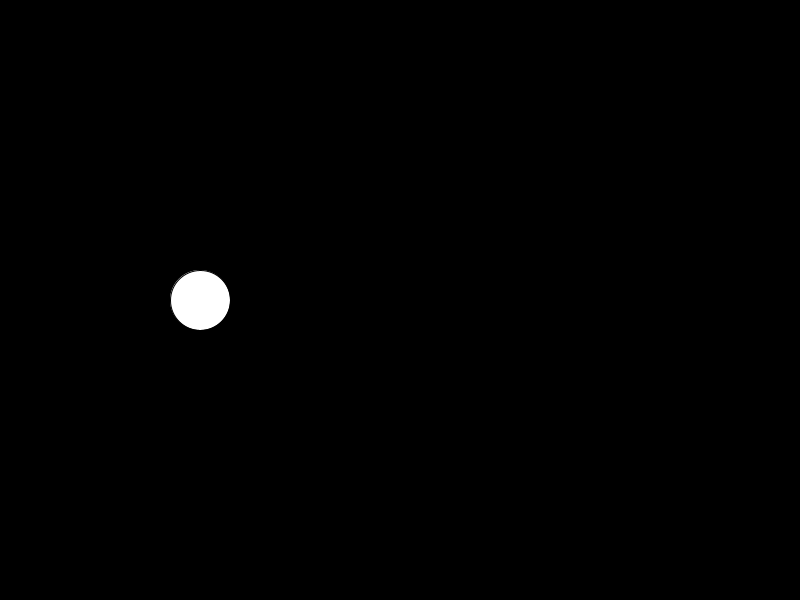
Frame 1 (no input)
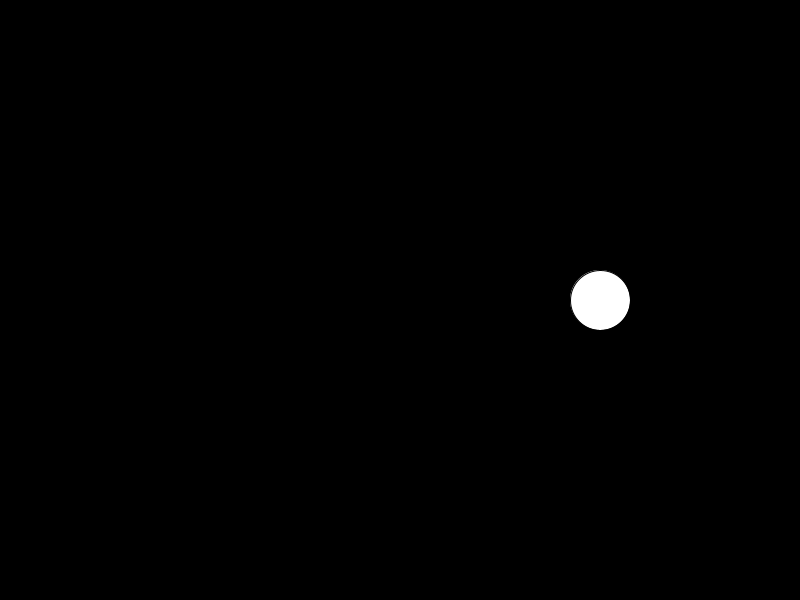
Frame 60 (the mouse pressed at the canvas centre just before this capture)
Frame 120 (the mouse held since frame 60 and released just before this capture): identical to frame 1, image omitted

The Processing sketch that drew these frames (run headless with seeded random() and noise(); from frame 60 on, the mouse is pressed at the canvas centre):

// Processing sketch: Lampeggio
// ── Lampeggio.pde
CerchioLampeggiante1 c1;
CerchioLampeggiante2 c2;

void setup() {
  size(800, 600);
  c1 = new CerchioLampeggiante1(width/4, height/2, 60);
  c2 = new CerchioLampeggiante2(width*3/4, height/2, 60);
}

void draw() {
      background(#000000);
      c1.disegna();
      c2.disegna();
}

// ── CerchioLampeggiante1.pde


class CerchioLampeggiante1 {
  float x, y, raggio;
  int ogniQuantoLampeggia = 1000; // in millisecondi
  int tempoUltimoLampeggio;
  boolean acceso;
  
  public CerchioLampeggiante1(float px, float py, float r) {
    acceso = true;
    x = px;
    y = py;
    raggio = r;
    tempoUltimoLampeggio = millis();  // restituisce il tempo "attuale" in millisecondi
  }
  
  public void disegna() {
      int tempoDaUltimoLampeggio = millis() - tempoUltimoLampeggio;
      if (tempoDaUltimoLampeggio >= ogniQuantoLampeggia) {
        acceso = !acceso;
        tempoUltimoLampeggio = millis();
      }
      if (acceso) circle(x, y, 60);
  }
}

// ── CerchioLampeggiante2.pde

class CerchioLampeggiante2 {
  float x, y, raggio;
  float ogniQuantoLampeggia = 2;
  
  public CerchioLampeggiante2(float px, float py, float r) {
    x = px;
    y = py;
    raggio = r;
  }
  
  public void disegna() {
      float tempoAttuale = millis() / 1000;
      if (sin(PI*tempoAttuale/ogniQuantoLampeggia) > 0) circle(x, y, 60);
  }
}
